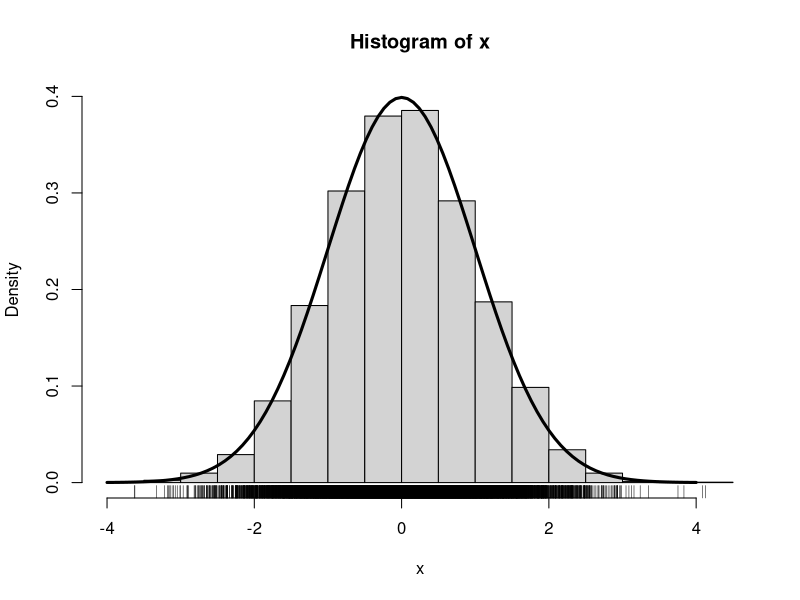

Reproduce this figure in R. (Note: this script raises an error after producing the figure.)
png('image/histdot1.png')
x = rnorm(10000)
frq=hist(x,br=20,prob=T,plot=F)
hist(x,br=20,prob=T,ylim=range(0,c(dnorm(0),frq$dens)))
curve(dnorm(x),xlim=c(-4,4),add=T,lwd=3)
rug(x)
par(opar)
dev.off()


png('image/histdot2.png')
x = rnorm(1000)+sample(c(0,4),1000,rep=T)
frq=hist(x,br=20,prob=T,plot=F)
xx = seq(-4,8,0.1)
yy = (dnorm(xx)+dnorm(xx-4))/2
hist(x,br=20,prob=T,ylim=range(0,c(yy,frq$dens)))
lines(xx,yy,lwd=3)
rug(x)
par(opar)
dev.off()
